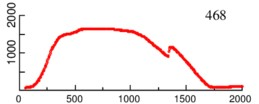
%> input picture Space shuttle thermal simulation upon re-entry/temp468.jpg, 259 x 104 px, given in place of temp468.jpg.jpg, which was not available
$ octave --eval "result = find_axes('temp468.jpg');"   (GNU Octave 9; MATLAB toolbox functions it lacks are replaced by stand-ins)
%> lines starting %> are read from the running program, lines starting %| are printed output that depends on the picture; in (x1, y1, x2, y2) boxes, pixels count from 0 and x2, y2 are one past the last pixel; in counts of white or black regions, pixels touching at a corner belong together; the program's own positions count from 1; pictures that were not available may be replaced by others from this repository, and a replacement may not be noted
function [ox,oy,maxx,maxy] = find_axes(name)
%> called with name = 'temp468.jpg'
%The following function locates the pixel coordiantions of the origin
%[ox,oy] and the ends of the x and y axes, maxx, maxy respectively.

%Load the image.
i=imread([name '.jpg']);
%> i is the input picture: size 104x259x3 uint8; mean R, G, B 246.2, 239.5, 239.4
figure (4);
image(i);

%Load each color group.
imagered = i(:,:,1);
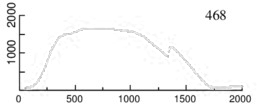
%> imagered: size 104x259 uint8; min 26, max 255, mean 246.2
imagegreen = i(:,:,2);
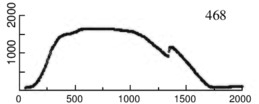
%> imagegreen: size 104x259 uint8; min 6, max 255, mean 239.5
imageblue = i(:,:,3);

%Create a matrix of which pixels are black with a '1', and which are not with
% a '0'.
findblackindex = (imagered < 150 & imagegreen < 150  & imageblue < 150);
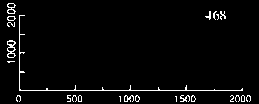
%> findblackindex: size 104x259 logical; 3.2% white in thin lines or dots, all inside (x1, y1, x2, y2) = (7, 3, 251, 102)
%Find which coloum and row contain the most black values, as this is always
%occurs at the axis.
Sx = sum(findblackindex);
%> Sx = 259 values, max 79 at index 20, min 0 at index 1, mean 3.32
Sy = sum(transpose(findblackindex));
%> Sy = 104 values, max 224 at index 91, min 0 at index 1, mean 8.28

%Find origin coordinates with max Sx and max Sy.
ox = find(Sx==max(Sx));
%> ox = 20
oy = find(Sy==max(Sy));
%> oy = 91
[x,y] = find(findblackindex == 1);
%> x = 861 values from 4 to 102; y = 861 values from 8 to 251


%Find the last black pixel of each axis.
maxx = 73+find(~findblackindex(oy,75:end),1);
%> maxx = 243
maxy = 1 + find(~findblackindex(1:75,ox),1,'last');
%> maxy = 16
%> `result = find_axes('temp468.jpg');`: result = 20
%The use of '75' is specific to the resolution of the colleciton of graph
%photos, this may be edited if applied to a different group a graphs.

$ run again, on Space shuttle thermal simulation upon re-entry/temp480.jpg
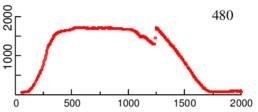
%> input picture Space shuttle thermal simulation upon re-entry/temp480.jpg, 258 x 112 px, given in place of temp480.jpg.jpg, which was not available
%> in find_axes, i is the input picture: size 112x258x3 uint8; mean R, G, B 246.5, 239.5, 239.3
%> in find_axes, `imagegreen = i(:,:,2);`:
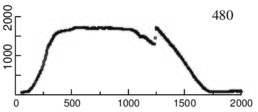
%> imagegreen: size 112x258 uint8; min 8, max 255, mean 239.5
%> in find_axes, `findblackindex = (imagered < 150 & imagegreen < 150  & imageblue < 150);`:
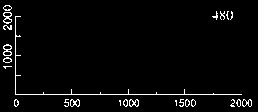
%> findblackindex: size 112x258 logical; 3.1% white in thin lines or dots, all inside (x1, y1, x2, y2) = (3, 5, 252, 107)
%> Sx = 258 values, max 83 at index 16, min 0 at index 1, mean 3.47
%> Sy = 112 values, max 227 at index 95, min 0 at index 1, mean 7.99
%> ox = 16
%> oy = 95
%> x = 895 values from 6 to 107; y = 895 values from 4 to 252
%> maxx = 242
%> maxy = 17
%> result = 16

$ run again, on Space shuttle thermal simulation upon re-entry/temp502.jpg
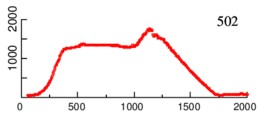
%> input picture Space shuttle thermal simulation upon re-entry/temp502.jpg, 258 x 113 px, given in place of temp502.jpg.jpg, which was not available
%> in find_axes, i is the input picture: size 113x258x3 uint8; mean R, G, B 246.9, 240.2, 240
%> in find_axes, `imagegreen = i(:,:,2);`:
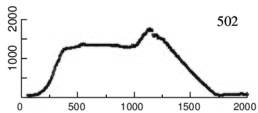
%> imagegreen: size 113x258 uint8; min 1, max 255, mean 240.2
%> in find_axes, `findblackindex = (imagered < 150 & imagegreen < 150  & imageblue < 150);`:
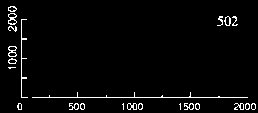
%> findblackindex: size 113x258 logical; 3.1% white in thin lines or dots, all inside (x1, y1, x2, y2) = (8, 6, 256, 110)
%> Sx = 258 values, max 85 at index 22, min 0 at index 1, mean 3.49
%> Sy = 113 values, max 223 at index 98, min 0 at index 1, mean 7.96
%> ox = 22
%> oy = 98
%> x = 900 values from 7 to 110; y = 900 values from 9 to 256
%> maxx = 248
%> maxy = 20
%> result = 22
